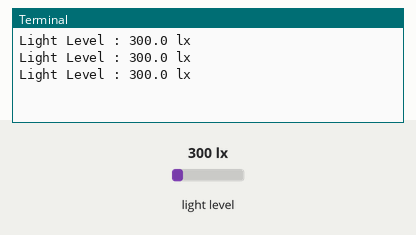
Simulated run of this program. Board: Raspberry Pi (BCM pin numbers). Shown: the last lines printed to the terminal. The test bench sets the inputs (shaded band); at power-on: light level 300 lx.

Above: at 1.2 s.
1.3 s: light level set to 40 lx
At 1.9 s:
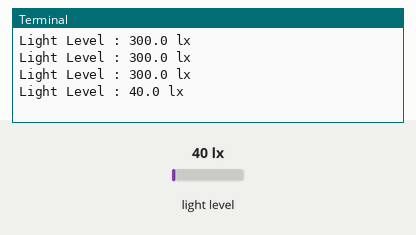
2.8 s: light level set to 500 lx
At 3.4 s:
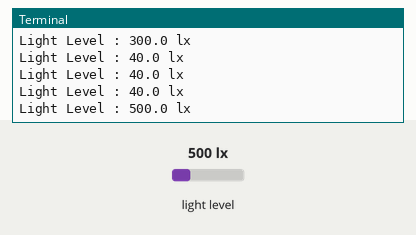
Timing chart, 0 to 5.8 s (numbered marks = the images above; inputs shaded):
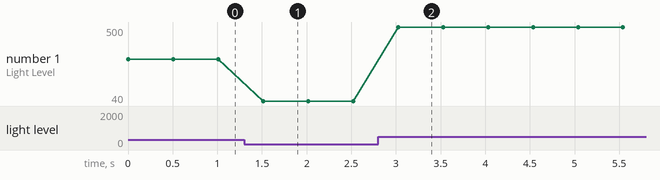

The program:

BH1750FVI.py
```python
#!/usr/bin/python
# -*- coding: UTF-8 -*-
# BH1750FVI


import smbus
import time

# Define some constants from the datasheet
DEVICE = 0x23  # Default device I2C address

POWER_DOWN = 0x00  # No active state
POWER_ON = 0x01  # Power on
RESET = 0x07  # Reset data register value

# Start measurement at 1 lx resolution. Time typically 120ms.
CONTINUOUS_HIGH_RES_MODE_1 = 0x10
# Start measurement at 0.5 lx resolution. Time typically 120ms.
CONTINUOUS_HIGH_RES_MODE_2 = 0x11
# Start measurement at 4 lx resolution. Time typically 16ms.
CONTINUOUS_LOW_RES_MODE = 0x13

# Start measurement at 1 lx resolution. Time typically 120ms.
# Device is automatically set to Power Down after measurement
ONE_TIME_HIGH_RES_MODE_1 = 0x20
# Start measurement at 0.5 lx resolution. Time typically 120ms.
# Device is automatically set to Power Down after measurement
ONE_TIME_HIGH_RES_MODE_2 = 0x21
# Start measurement at 4 lx resolution. Time typically 16ms.
# Device is automatically set to Power Down after measurement
ONE_TIME_LOW_RES_MODE = 0x23

bus = smbus.SMBus(1)


def converToNumber(data):
    # Simple function to convert 2 bytes of data
    # into a decimal number
    return ((data[1] + (256 * data[0])) / 1.2)


def readLight(addr=DEVICE):
    data = bus.read_i2c_block_data(addr, ONE_TIME_HIGH_RES_MODE_1)
    return converToNumber(data)


def main():
    while True:
        print "Light Level : " + str(readLight()) + " lx"
        time.sleep(0.5)


if __name__ == '__main__':
    main()
```

Measured:
- after the input at 1.3 s, the terminal: prints a new line after 0.21 s (image 1)
- after the input at 2.8 s, the terminal: prints a new line after 0.22 s (image 2)
- plotted number 1: 300 → 40 after the input at 1.3 s, 40 → 500 after the input at 2.8 s
